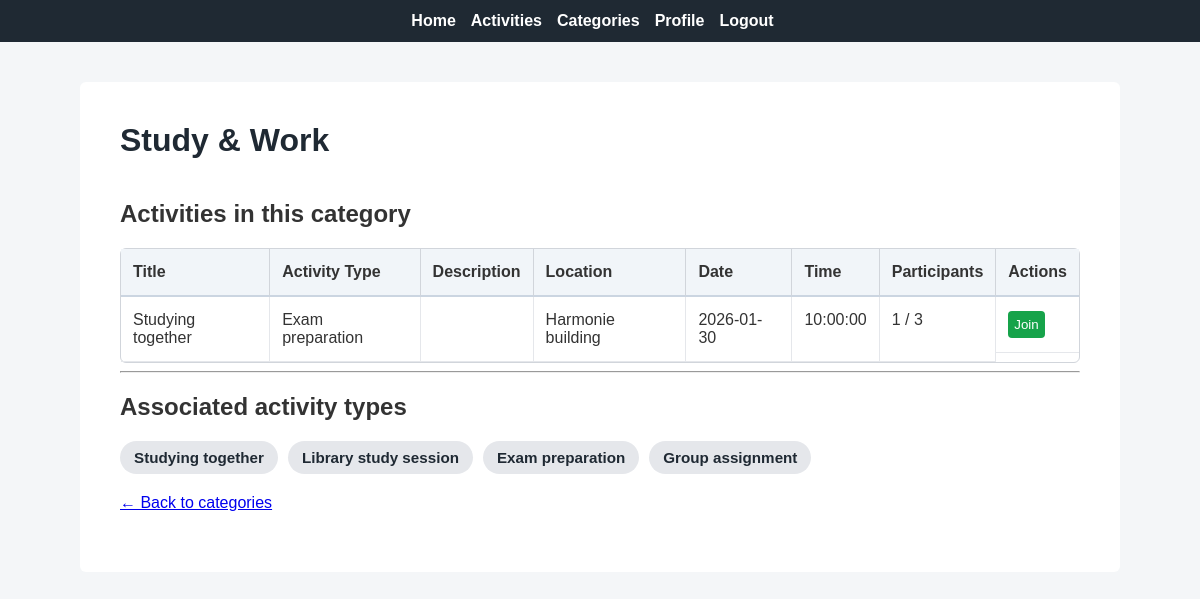
Page /categories/2 (signed in) on the committed database.
### app/models.py (models this page shows, shortened)
class Category(db.Model):
    __tablename__ = 'categories'
    id = db.Column(db.Integer, primary_key=True)
    name = db.Column(db.String(100), unique=True, nullable=False)
    description = db.Column(db.Text)
    created_at = db.Column(db.DateTime, default=datetime.now(timezone.utc))
    activity_types = db.relationship('ActivityType', backref='category', lazy='dynamic')

class PaginatedAPIMixin(object):
    @staticmethod
    def to_collection_dict(query, page, per_page, endpoint, **kwargs):
        resources = db.paginate(query, page=page, per_page=per_page,
                                error_out=False)
        data = {
            'items': [item.to_dict() for item in resources.items],
            '_meta': {
                'page': page,
                'per_page': per_page,
                'total_pages': resources.pages,
                'total_items': resources.total
            },
            '_links': {
                'self': url_for(endpoint, page=page, per_page=per_page,
                                **kwargs),
                'next': url_for(endpoint, page=page + 1, per_page=per_page,
                                **kwargs) if resources.has_next else None,
                'prev': url_for(endpoint, page=page - 1, per_page=per_page,
                                **kwargs) if resources.has_prev else None
            }
        }
        return data

class Activity(PaginatedAPIMixin, db.Model):
    __tablename__ = 'activities'
    id = db.Column(db.Integer, primary_key=True)
    title = db.Column(db.String(200), nullable=False)
    description = db.Column(db.Text)
    location = db.Column(db.String(255), nullable=False)
    activity_date = db.Column(db.Date, nullable=False)
    activity_time = db.Column(db.Time, nullable=False)
    max_participants = db.Column(db.Integer, default=10)
    creator_id = db.Column(db.Integer, db.ForeignKey('users.id'), nullable=False)
    category_id = db.Column(db.Integer, db.ForeignKey('categories.id'), nullable=False)
    activity_type_id = db.Column(db.Integer, db.ForeignKey('activity_types.id'), nullable=False)
    created_at = db.Column(db.DateTime, default=datetime.now(timezone.utc))
    updated_at = db.Column(db.DateTime, default=datetime.now(timezone.utc), onupdate=datetime.now(timezone.utc))
    creator = db.relationship('Users', backref='activities_created')
    category = db.relationship('Category', backref='activities')
    activity_type = db.relationship('ActivityType', backref='activities')
    def get_activity_type(self):
        return ActivityType.query.get(self.activity_type_id)
    def get_participant_count(self):
        return ActivityParticipant.query.filter_by(activity_id=self.id).count()
    def is_full(self):
        return self.get_participant_count() >= self.max_participants
    def has_user_joined(self, user_id):
        return ActivityParticipant.query.filter_by(
            activity_id=self.id,
            user_id=user_id
        ).first() is not None

class ActivityType(db.Model):
    __tablename__ = 'activity_types'
    id = db.Column(db.Integer, primary_key=True)
    name = db.Column(db.String(100), nullable=False)
    category_id = db.Column(db.Integer, db.ForeignKey('categories.id'), nullable=False)
    created_at = db.Column(db.DateTime, default=datetime.now(timezone.utc))
    __table_args__ = (
        db.UniqueConstraint('name', 'category_id', name='unique_type_per_category'),
    )

### app/routes.py (the view)
@app.route("/categories/<int:id>")
def category_detail(id):
    category = Category.query.get_or_404(id)
    activity_types = ActivityType.query.filter_by(category_id=id).all()
    now = datetime.now()
    current_date = now.date()
    current_time = now.time()
    all_activities = Activity.query.filter_by(category_id=id).all()
    activities = [
        activity for activity in all_activities
        if (activity.activity_date > current_date) or
           (activity.activity_date == current_date and activity.activity_time > current_time)
    ]
    activities.sort(key=lambda x: (x.activity_date, x.activity_time))
    return render_template(
        "category_detail.html",
        category=category,
        activity_types=activity_types,
        activities=activities
    )

### app/models.py (called while the page is built)
@login.user_loader
def load_user(id):
    return db.session.get(Users, int(id))

### app/routes.py (called while the page is built)
@app.before_request
def before_request():
    if current_user.is_authenticated:
        current_user.last_seen = datetime.now(timezone.utc)
        db.session.commit()

### app/templates/category_detail.html (shortened to what this page needs)
{% extends "base.html" %}
{% block content %}
<div class="activities-page">
    <div class="activities-header">
        <h1>{{ category.name }}</h1>
    </div>
    <h2>Activities in this category</h2>
    {% if activities %}
    <table class="activities-table">
        <thead>
            <tr>
                <th>Title</th>
                <th>Activity Type</th>
                <th>Description</th>
                <th>Location</th>
                <th>Date</th>
                <th>Time</th>
                <th>Participants</th>
                <th>Actions</th>
            </tr>
        </thead>
        <tbody>
            {% for activity in activities %}
            <tr>
                <td>{{ activity.title }}</td>
                <td>{{ activity.get_activity_type().name if activity.get_activity_type() else "-" }}</td>
                <td>{{ activity.description }}</td>
                <td>{{ activity.location }}</td>
                <td>{{ activity.activity_date }}</td>
                <td>{{ activity.activity_time }}</td>
                <td>
                    {{ activity.get_participant_count() }} / {{ activity.max_participants }}
                </td>
                <td class="actions">
                    {% if activity.has_user_joined(current_user.id) %}
                        <form method="POST" action="{{ url_for('leave_activity', id=activity.id) }}">
                            <button class="btn-leave">Leave</button>
                        </form>
                    {% elif not activity.is_full() %}
                        <form method="POST" action="{{ url_for('join_activity', id=activity.id) }}">
                            <button class="btn-join">Join</button>
                        </form>
                    {% else %}
                        <span class="full-label">Full</span>
                    {% endif %}
                </td>
            </tr>
            {% endfor %}
        </tbody>
    </table>
    {% else %}
        <p>No upcoming activities for this category yet.</p>
    {% endif %}
    <hr>
    <h2>Associated activity types</h2>
    {% if activity_types %}
        <div class="activity-type-tags">
            {% for activity_type in activity_types %}
                <span class="activity-type-tag">
                    {{ activity_type.name }}
                </span>
            {% endfor %}
        </div>
    {% else %}
        <p>No activity types available for this category.</p>
    {% endif %}
    <p>
        <a href="{{ url_for('categories') }}">← Back to categories</a>
    </p>
</div>
{% endblock %}

### app/static/css/style.css (style rules this page uses)
body { font-family: Arial, Helvetica, sans-serif; margin: 0; padding: 0; background-color: #f4f6f8; color: #333; }
h1 { margin-top: 0; color: #1f2933; }
p { line-height: 1.6; }
table { width: 100%; border-collapse: collapse; margin-top: 20px; }
th, td { padding: 10px; text-align: left; }
th { background-color: #f0f2f5; border-bottom: 2px solid #ccc; }
td { border-bottom: 1px solid #e0e0e0; }
button { padding: 6px 10px; border: none; border-radius: 4px; background-color: #2563eb; color: white; cursor: pointer; }
form { display: inline; }
.activities-page { max-width: 1200px; margin: 0 auto; padding: 20px; }
.activities-header { display: flex; justify-content: space-between; align-items: center; margin-bottom: 20px; }
.activities-table { width: 100%; border-collapse: separate; border-spacing: 0; background-color: white; margin-top: 20px; border: 1px solid #d1d5db; border-radius: 6px; overflow: visible; }
.activities-table th { background-color: #f1f5f9; padding: 14px 12px; text-align: left; font-weight: bold; border-right: 1px solid #d1d5db; border-bottom: 2px solid #cbd5e1; }
.activities-table td { padding: 14px 12px; border-right: 1px solid #e5e7eb; border-bottom: 1px solid #e5e7eb; vertical-align: top; }
.activities-table th:last-child, .activities-table td:last-child { border-right: none; }
.actions { display: flex; flex-direction: column; gap: 6px; }
.btn-join { background-color: #16a34a; color: white; border: none; padding: 6px; border-radius: 4px; cursor: pointer; }
.activity-type-tags { display: flex; flex-wrap: wrap; gap: 10px; margin-top: 10px; }
.activity-type-tag { background-color: #e5e7eb; color: #1f2933; padding: 8px 14px; border-radius: 999px; font-size: 0.95em; font-weight: bold; cursor: default; user-select: none; }

### rows in the picture
Category: name "Study & Work"
Activity: title "Studying together", get_activity_type "Exam preparation", location "Harmonie building", activity_date "2026-01-30", activity_time "10:00:00", get_participant_count "1", max_participants "3"
ActivityType: name "Studying together"
ActivityType: name "Library study session"
ActivityType: name "Exam preparation"
ActivityType: name "Group assignment"
